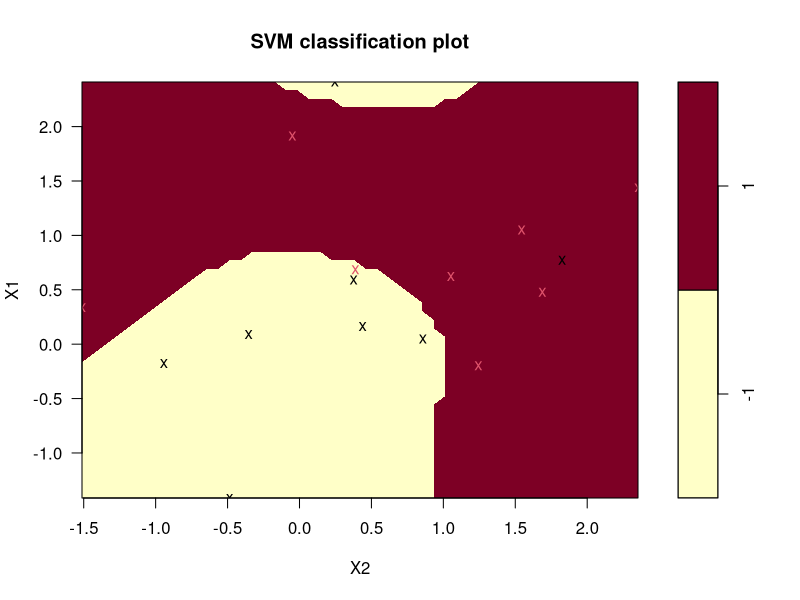
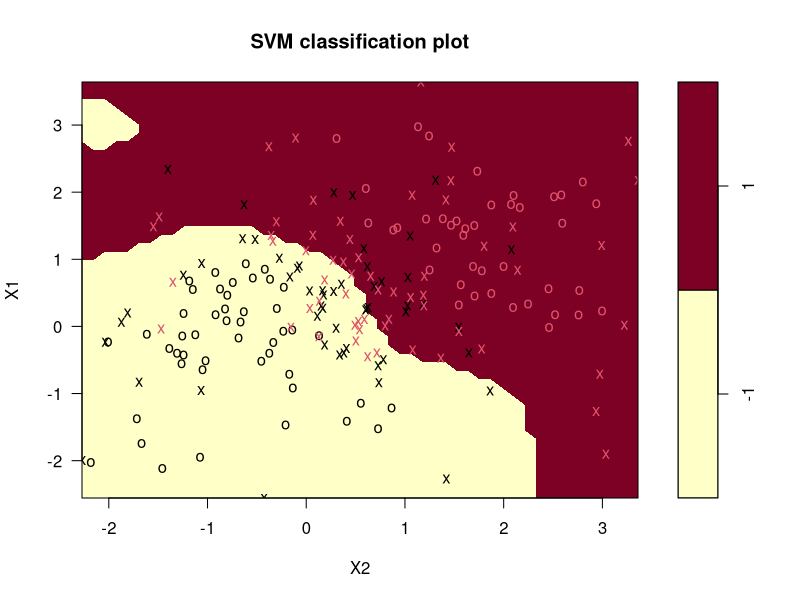
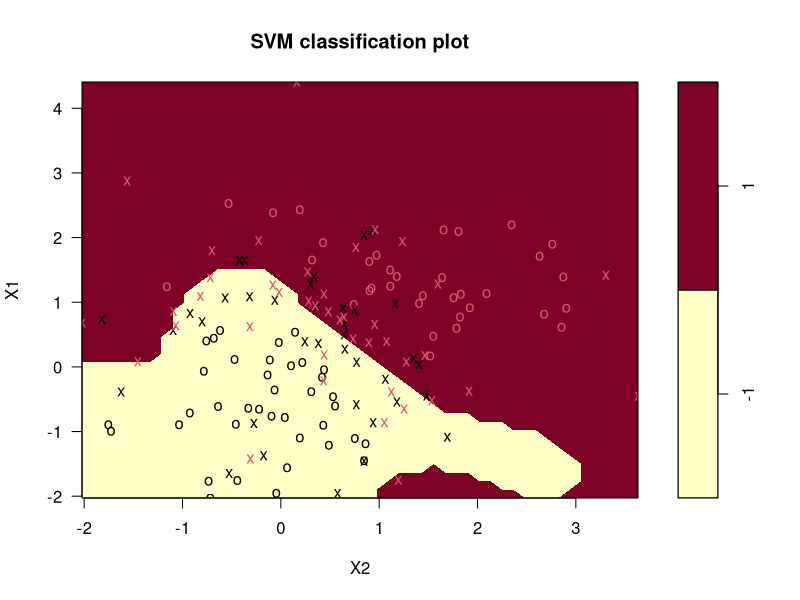

These figures' R source, in order:
# WEEK-10:
## Kernel SVM in R
install.packages("e1071")
library(e1071)

x = matrix(rnorm(32), 16, 2) 
y = rep(c(-1, 1), c(8, 8)) 
x[y == 1,] = x[y == 1,] + 1 
#Generating the data 
#Assigning +1 and -1 to the above data 
#bias the x variable when y =1 
dat = data.frame(x, y = as.factor(y)) #representing the above data in table form using dataframe 
svm = svm(y ~ ., data = dat, kernel = "radial",gamma=1,cost=1) 
summary(svm) 
plot(svm,dat)

## Example-1:
x = matrix(rnorm(400), 200, 2)
y = rep(c(-1, 1), c(100, 100))
x[y == 1,] = x[y == 1,] + 1
data = data.frame(x, y = as.factor(y))
svm = svm(y ~ ., data = data, kernel = "radial",gamma=1, cost=1)
summary(svm)

plot(svm,data) 


## Example-2:
x = matrix(rnorm(300), 150, 2)
y = rep(c(-1, 1), c(75, 75)) 
x[y == 1,] = x[y == 1,] + 1 
data = data.frame(x, y = as.factor(y)) 
svm = svm(y ~ ., data = data, kernel = "radial",gamma=1, cost=10) 
summary(svm) 
plot(svm,data)
